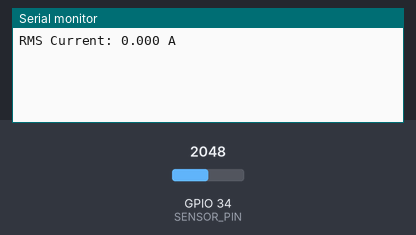
The sketch below on a simulated ESP32. Parts: the last lines printed to the serial monitor. Inputs (shaded band) come from the test bench; at power-on: GPIO 34 (SENSOR_PIN) = 2048 (analog values on the 0–4095 scale).

Above: at 2.2 s.
2.3 s: GPIO 34 (SENSOR_PIN) set to 2866
At 3.2 s:
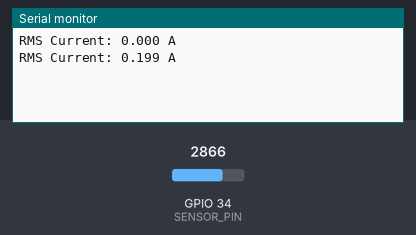
3.8 s: GPIO 34 (SENSOR_PIN) set to 3603
At 5.8 s:
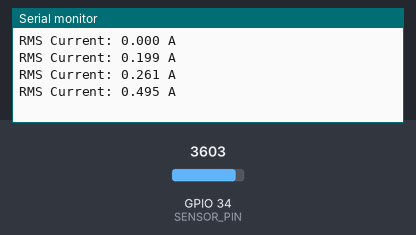
Timing chart, 0 to 7.3 s (numbered marks = the images above; inputs shaded):
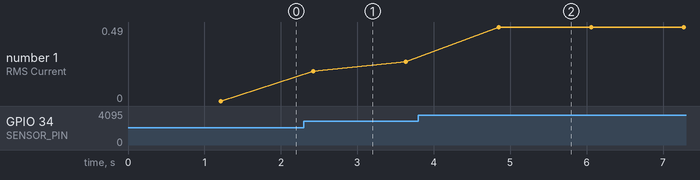

Measured:
- after the input at 2.3 s, the serial monitor: prints a new line after 0.12 s (image 1)
- after the input at 3.8 s, the serial monitor: prints a new line after 1.0 s (image 2)
- plotted number 1: 0 → 0.26 after the input at 2.3 s, 0.26 → 0.49 after the input at 3.8 s

The sketch:

ZMCT103C_Current_Measurement.ino
```cpp
#define SENSOR_PIN 34  // GPIO for analog input from ZMCT103C
#define SAMPLES 1000   // Number of samples to average

float calibrationFactor = 0.395;  // Adjust based on your sensor & burden resistor

void setup() {
  Serial.begin(115200);
  analogReadResolution(12); // ESP32 has 12-bit ADC (0-4095)
  delay(1000);
}

void loop() {
  float sum = 0;
  for (int i = 0; i < SAMPLES; i++) {
    int raw = analogRead(SENSOR_PIN);
    float voltage = ((float)raw / 4095.0) * 3.3;  // Convert ADC to voltage
    float offset = 3.3 / 2;  // Assuming midpoint bias
    float current = (voltage - offset);  // Remove DC bias
    sum += current * current;
    delayMicroseconds(100);  // ~10kHz sample rate
  }

  float rmsVoltage = sqrt(sum / SAMPLES);
  float rmsCurrent = rmsVoltage * calibrationFactor;  // Convert to Amps

  Serial.print("RMS Current: ");
  Serial.print(rmsCurrent, 3);
  Serial.println(" A");

  delay(1000);
}
```
